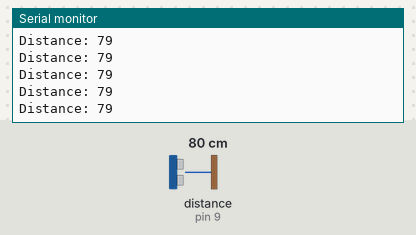
A sketch run on a simulated Arduino Uno, built with avr-gcc and run on an emulated ATmega328P. Parts: the last lines printed to the serial monitor. Wiring (inferred from the names in the program): ultrasonic range finder: trigger pin 8; echo pin 9. The inputs (shaded band) are chosen by the test bench; at power-on: distance to the obstacle (sensor on pin 9) 80 cm. The echo pulse lasts 58.3 µs per cm.

Above: at 1.2 s.
1.3 s: distance to the obstacle (sensor on pin 9) set to 35 cm
At 2.0 s:
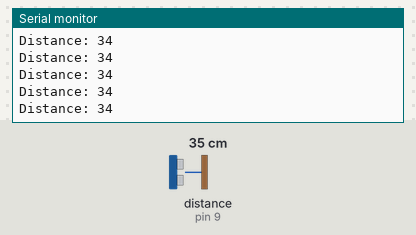
4.3 s: distance to the obstacle (sensor on pin 9) set to 2 cm
At 5.0 s:
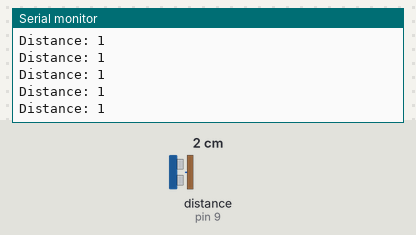
Timing chart, 0 to 6.9 s (numbered marks = the images above; inputs shaded):
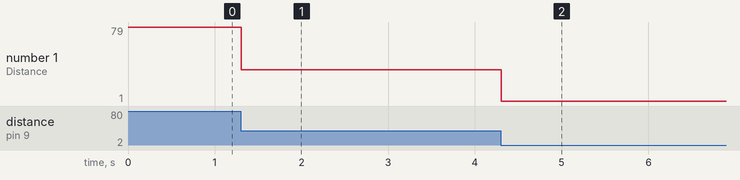

Measured:
- after the input at 1.3 s, the serial monitor: prints a new line at once (image 1)
- after the input at 4.3 s, the serial monitor: prints a new line at once (image 2)
- plotted number 1: 79 → 34 after the input at 1.3 s, 34 → 1 after the input at 4.3 s

The sketch:

Otto_rangeFinder.ino
```cpp
/*
* Ultrasonic Sensor HC-SR04 and Arduino Tutorial
*
* by Dejan Nedelkovski,
* www.HowToMechatronics.com
*
*/

// defines pins numbers
const int trigPin = 8;
const int echoPin = 9;

// defines variables
long duration;
int distance;

void setup() {
pinMode(trigPin, OUTPUT); // Sets the trigPin as an Output
pinMode(echoPin, INPUT); // Sets the echoPin as an Input
Serial.begin(57600); // Starts the serial communication
}

void loop() {
// Clears the trigPin
digitalWrite(trigPin, LOW);
delayMicroseconds(2);

// Sets the trigPin on HIGH state for 10 micro seconds
digitalWrite(trigPin, HIGH);
delayMicroseconds(10);
digitalWrite(trigPin, LOW);

// Reads the echoPin, returns the sound wave travel time in microseconds
duration = pulseIn(echoPin, HIGH);

// Calculating the distance
distance= duration*0.034/2;

// Prints the distance on the Serial Monitor
Serial.print("Distance: ");
Serial.println(distance);
}
```
